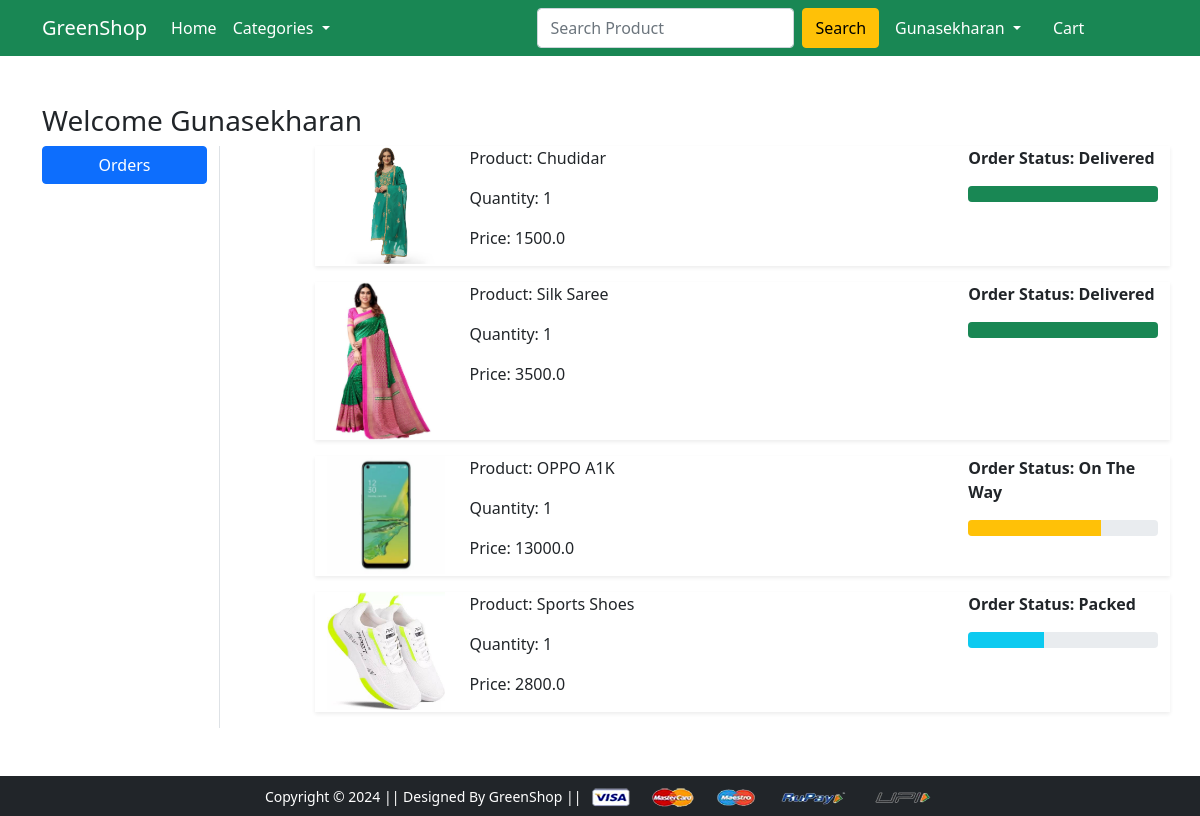
Page /orders/ (signed in) on the committed database.
### app/models.py (models this page shows, shortened)
class OrderPlaced(models.Model):
 user = models.ForeignKey(User, on_delete=models.CASCADE)
 customer = models.ForeignKey(Customer, on_delete=models.CASCADE)
 product = models.ForeignKey(Product, on_delete=models.CASCADE)
 quantity = models.PositiveIntegerField(default=1)
 ordered_date = models.DateTimeField(auto_now_add=True)
 status = models.CharField(max_length=50,choices=STATUS_CHOICES,default='Pending')
 @property
 def total_cost(self):
   return self.quantity * self.product.discounted_price

class Product(models.Model):
 title = models.CharField(max_length=100)
 selling_price = models.FloatField()
 discounted_price = models.FloatField()
 description = models.TextField()
 brand = models.CharField(max_length=100)
 category = models.CharField( choices=CATEGORY_CHOICES, max_length=2)
 product_image = models.ImageField(upload_to='productimg')

### app/views.py (the view)
# urls.py: path('orders/', views.orders, name='orders'),
@login_required
def orders(request):
	op = OrderPlaced.objects.filter(user=request.user)
	return render(request, 'app/orders.html', {'order_placed':op})

### app/templates/app/orders.html (shortened to what this page needs)
{% extends 'app/base.html' %}
{% load static %}
{% block main-content %}
<div class="container my-5">
 <div class="row">
 <h3>Welcome <span class="text-capitalize">{{request.user}}</h3>
  <div class="col-sm-2 border-end">
   <ul class="list-unstyled">
    <li class="d-grid"><a href="{% url 'orders' %}" class="btn btn-primary">Orders</a></li>
   </ul>
  </div>
  <div class="col-sm-9 offset-sm-1">
  {% for op in order_placed %}
   <div class="row shadow-sm mb-3">
    <div class="col-sm-2">
     <img src="{{op.product.product_image.url}}" alt="" srcset="" class="img-fluid" height="150" width="150">
    </div>
    <div class="col-sm-7">
     <p>Product: {{op.product.title}}</p>
     <p>Quantity: {{op.quantity}}</p>
     <p>Price: {{op.total_cost}}</p>
    </div>
    <div class="col-sm-3 fw-bold">
     <p>Order Status: {{op.status}}</p>
      {% if op.status == 'Packed' %}
      <div class="progress">
       <div class="progress-bar bg-info" role="progressbar" style="width: 40%" aria-valuenow="40" aria-valuemin="0" aria-valuemax="100"></div>
      </div>
      {% endif %}
      {% if op.status == 'On The Way' %}
      <div class="progress">
       <div class="progress-bar bg-warning" role="progressbar" style="width: 70%" aria-valuenow="70" aria-valuemin="0" aria-valuemax="100"></div>
      </div>
      {% endif %}
      {% if op.status == 'Delivered' %}
      <div class="progress">
       <div class="progress-bar bg-success" role="progressbar" style="width: 100%" aria-valuenow="100" aria-valuemin="0" aria-valuemax="100"></div>
      </div>
      {% endif %}
    </div>
   </div>
   {% endfor %}
  </div>
 </div>
</div>
{% endblock main-content %}

### app/templates/app/base.html (shortened to what this page needs)
<!doctype html>
{% load static %}
<html lang="en">
  <head>
    <link href="https://cdn.jsdelivr.net/npm/bootstrap@5.0.0-beta1/dist/css/bootstrap.min.css" rel="stylesheet">
    <link rel="stylesheet" href="{% static 'app/css/owl.carousel.min.css' %}">
    <link rel="stylesheet" href="{% static 'app/css/all.min.css' %}">
    <link rel="stylesheet" href="{% static 'app/css/style.css' %}">
  </head>
  <body>
    <nav class="navbar navbar-expand-lg navbar-dark bg-success">
      <div class="container">
        <a class="navbar-brand" href="/">GreenShop</a>
       <div class="collapse navbar-collapse" id="navbarSupportedContent">
         <ul class="navbar-nav me-auto mb-2 mb-lg-0">
           <li class="nav-item">
             <a class="nav-link active" aria-current="page" href="/">Home</a>
           </li>
           <li class="nav-item dropdown">
             <a class="nav-link dropdown-toggle text-white" href="#" id="categoriesDropdown" role="button" data-bs-toggle="dropdown" aria-expanded="false">
              Categories
             </a>
           </li>
          <form class="d-flex" method="POST" action="{% url "search" %}">
            <input class="form-control me-2" type="search" placeholder="Search Product" aria-label="Search" name="searched">
            <button class="btn btn-warning" type="submit">Search</button>
          </form>
          <div>
           <ul class="navbar-nav me-auto mb-2 mb-lg-0">
           {% if request.user.is_authenticated %}
            <li class="nav-item dropdown mx-2">
               <a class="nav-link dropdown-toggle text-white" href="#" id="profileDropdown" role="button" data-bs-toggle="dropdown" aria-expanded="false">
                 {{request.user.username|capfirst}}
               </a>
             </li>
             <li class="nav-item mx-2">
               <a href="{% url 'showcart' %}" class="nav-link text-white"> Cart </a>
             </li>
             {% endif %}
           </ul>
          </div>
        </div>
      </div>
     </nav>
    {% block main-content %} {% endblock main-content %}
    <footer class="container-fluid bg-dark text-center p-2 mt-5">
        <small class="text-white">Copyright &copy; 2024 || Designed By GreenShop || </small>
        <img src="{% static 'app/images/payment.png' %}" alt="" srcset="" class="img-fluid" height="2px">
    </footer>
  </body>
</html>

### rows in the picture
OrderPlaced: product.product_image (picture), product "Chudidar", quantity "1", total_cost "1500.0", status "Delivered"
OrderPlaced: product.product_image (picture), product "Silk Saree", quantity "1", total_cost "3500.0", status "Delivered"
OrderPlaced: product.product_image (picture), product "OPPO A1K", quantity "1", total_cost "13000.0", status "On The Way"
OrderPlaced: product.product_image (picture), product "Sports Shoes", quantity "1", total_cost "2800.0", status "Packed"

### other values in the picture
{{ request.user.username|capfirst }} "Gunasekharan"
{{ request.user }} "Gunasekharan"
